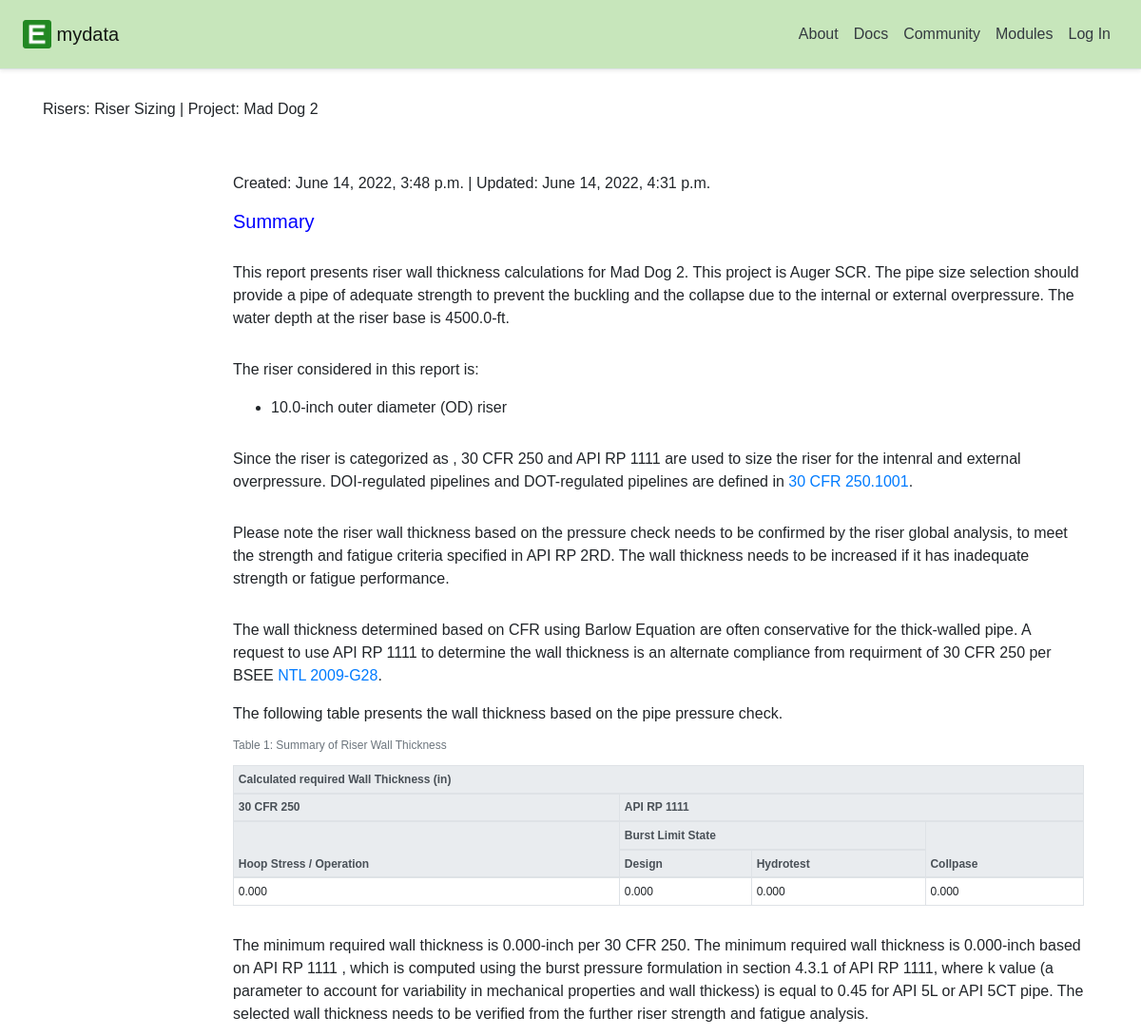
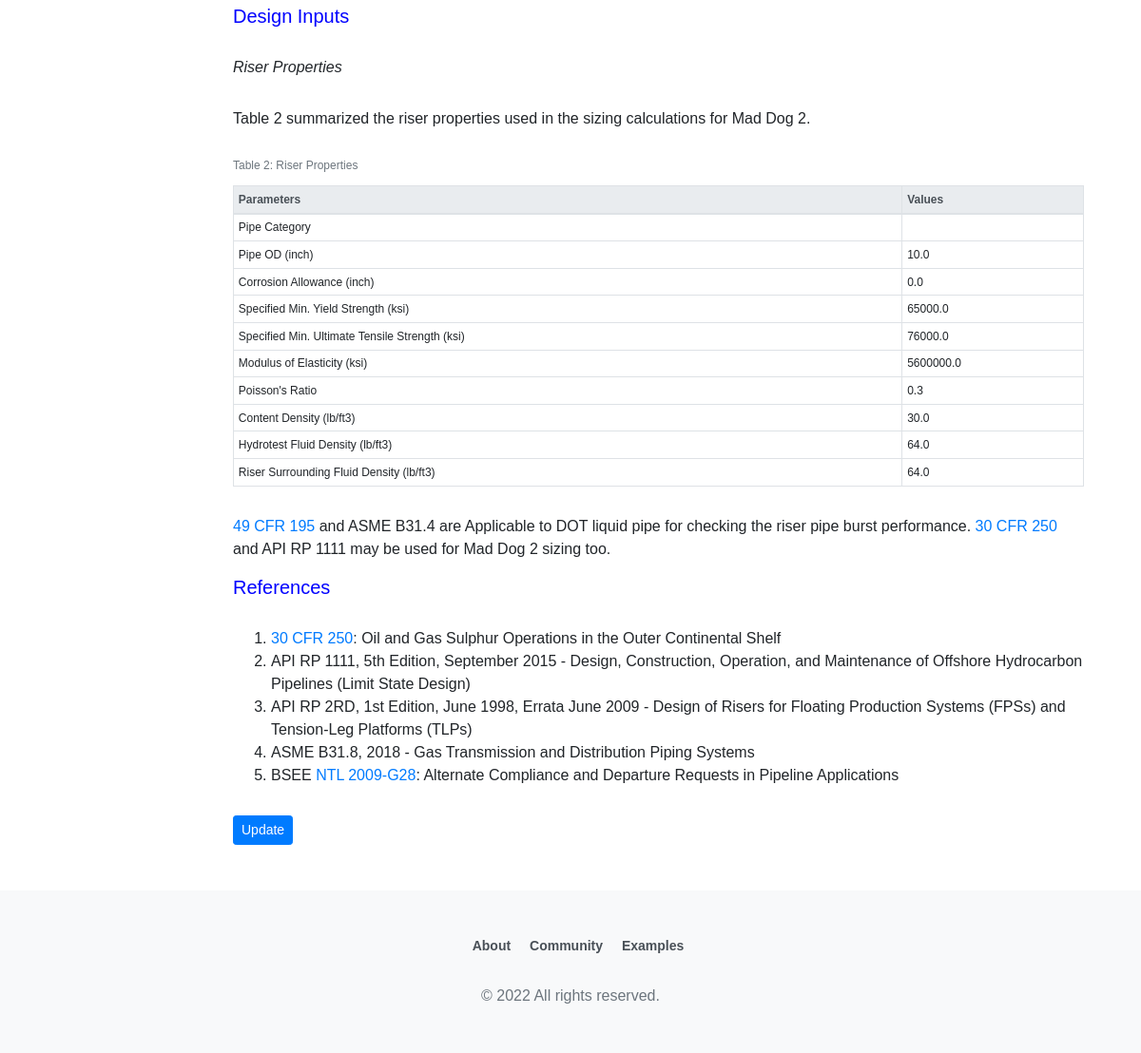
The page /risers/Risersizing/test/1/ on the database its author committed (2 pictures, top to bottom).
### risers/models.py (models this page shows, shortened)
class Risersizing(models.Model):
    pipeCategory = (
        ('','Choose...'),
        ('DOI','DOI oil or gas pipeline'),
        ('DOT_liquid','DOT liquid pipeline'),
        ('DOT_gas','DOT gas pipeline')
    )
    class_name = models.CharField(max_length=200,default='Riser Sizing')
    user = models.ForeignKey(User, related_name="risersizings",
        on_delete=models.CASCADE)
    created_at = models.DateTimeField(auto_now_add=True)
    updated_at = models.DateTimeField(auto_now=True)
    project_name =models.CharField(max_length=200)
    project_description = models.CharField(max_length=200,blank=True)
    pipe_category = models.CharField(max_length=200,choices = pipeCategory)
    pipe_OD = models.FloatField(
        verbose_name='riser outer diameter (in)')
    pipe_WT_corr = models.FloatField(
        verbose_name='riser wall thickness corrosion allowance (in)')
    pipe_base_WD = models.FloatField(
        verbose_name='riser base water dpeth (ft)')
    fluid_density = models.FloatField(
        verbose_name='riser content fluid density during operation (lb/ft3)')
    hydro_density = models.FloatField(
        verbose_name='riser hydrotest fluid density, usually seawater (lb/ft3)',default=64.0)
    outer_density = models.FloatField(
        verbose_name='riser surrounding fluid density, usually seawater (lb/ft3)',default=64.0)
    pressure_refer = models.FloatField(
        verbose_name='pressure at the reference location (psi)',
        help_text="This is the reference pressure used to calculate pressures at other locations.\
        The reference pressure can be shut-in tubing pressure at subsea well,\
        or the pressure at BSDV at the surface. If a value of 0.0 is left in this box,\
        the pressure at the surface and at the riser base should be provided.",default=0.0)
    WD_refer = models.FloatField(
        verbose_name='water depth at the reference location (ft)',default=0.0)
    pressure_surf = models.FloatField(
        verbose_name='riser design pressure at the surface (psi)',
        help_text="If a value of 0.0 is left in this box, the pressure will be repalced\
        by a calculated pressure based on the reference pressure.\
        User can also input a value to overide the calculation value.",default=0.0)
    pressure_base = models.FloatField(
        verbose_name='riser internal design pressure at the riser base (psi)',
        help_text="If a value of 0.0 is left in this box, the pressure will be repalced\
        by a calculated pressure based on the reference pressure.\
        User can also input a value to overide the calculation value.",default=0.0)
    hydro_factor = models.FloatField(
        verbose_name='hydrotest factor or the ratio of hydrotest pressure to design pressure')
    SMYS = models.FloatField(
        verbose_name='riser specified minimum yield strength (SMYS, psi)')
    SMUTS = models.FloatField(
        verbose_name='riser specified minimum ultimate tensile strength (SMUTS, psi)')
    F_E = models.FloatField(
        verbose_name='longitudinal/seam joint factor',default=1.0)
    F_hoop = models.FloatField(
        verbose_name='design factor for hoop stress',
        help_text="Applicable to code 30 CFR 250, API 1111, 49 CFR 195, ASME B31.4. \
        do not change the default value unless project requried.",
        default=0.6)
    F_hoop_gas = models.FloatField(
        verbose_name='design factor for hoop stress (49CFR192, B31.8)',default=0.5)
    F_hydro = models.FloatField(
        verbose_name='design factor for hydrotest presssure (API 1111)',default=0.75)
    k_burst = models.FloatField(
        verbose_name='a parameter to account for mechinical properties',
        help_text="Can be inreased to 0.5 for improved mechanical properties and\
        dimenisons control per API RP 1111 Annex B.",
        default=0.45)
    Tp = models.FloatField(
        verbose_name='riser content temperature, deg F')
    E_YM = models.FloatField(
        verbose_name='riser pipe Young\'s Modulus (psi)')
    PR = models.FloatField(
        verbose_name='Poisson\'s ratio (0.3 for steel)',default=0.3)
    F_c = models.FloatField(
        verbose_name='collapse factor',default=0.7)
    designPressure_base = models.FloatField(default=0.)
    designHydroPre_surf = models.FloatField(default=0.)
    designHydroPre_base = models.FloatField(default=0.)
    F_T = models.FloatField(default=1.0)
    WT_30cfr250_1 = models.FloatField(default=0.)
    WT_30cfr250_2 = models.FloatField(default=0.)
    WT_30cfr250 = models.FloatField(default=0.)
    WT_api1111_design_1 = models.FloatField(default=0.)
    WT_api1111_design_2 = models.FloatField(default=0.)
    WT_api1111_design = models.FloatField(default=0.)
    WT_api1111_hydro_1 = models.FloatField(default=0.)
    WT_api1111_hydro_2 = models.FloatField(default=0.)
    WT_api1111_hydro = models.FloatField(default=0.)
    WT_api1111 = models.FloatField(default=0.)
    WT_49cfr195_1 = models.FloatField(default=0.)
    WT_49cfr195_2 = models.FloatField(default=0.)
    WT_49cfr195 = models.FloatField(default=0.)
    WT_b31p4_1 = models.FloatField(default=0.)
    WT_b31p4_2 = models.FloatField(default=0.)
    WT_b31p4 = models.FloatField(default=0.)
    WT_49cfr192_1 = models.FloatField(default=0.)
    WT_49cfr192_2 = models.FloatField(default=0.)
    WT_49cfr192 = models.FloatField(default=0.)
    WT_b31p8_1 = models.FloatField(default=0.)
    WT_b31p8_2 = models.FloatField(default=0.)
    WT_b31p8 = models.FloatField(default=0.)
    WT_collapse_1 = models.FloatField(default=0.)
    WT_collapse_2 = models.FloatField(default=0.)
    WT_collapse = models.FloatField(default=0.)
    class Meta:
        ordering = ["-updated_at"]
        permissions = [
            ('Risersizing_permit', 'user can access Risersizing'),
        ]

### risers/views.py (the view)
class RisersizingDetailView(generic.DetailView):
    model = models.Risersizing
    template_name = 'risers/Risersizing_detail.html'
    select_related = ("user")
    def get_queryset(self):
        queryset = super().get_queryset()
        return queryset.filter(
            user__username__iexact=self.kwargs.get("username")
        )

### risers/templates/risers/risersizing_detail.html (shortened to what this page needs)
{% extends "risers/riser_base.html" %}
{% load static %}
{% block post_content %}
<p>Risers: Riser Sizing |
   Project: {{ risersizing.project_name }}
</p>
<div class="container my-md-4">
  <div class="row">
    <div class="col-sm-2">
    </div>
    <div class="col-sm-10">
      <p>Created: {{ risersizing.created_at }} | Updated: {{ risersizing.updated_at }}</p>
      <h5>Summary</h5>
      <p>This report presents riser wall thickness calculations for {{ risersizing.project_name }}.
        This project is {{ risersizing.project_description }}. The pipe size selection should provide
        a pipe of adequate strength to prevent the buckling and the collapse due to the internal or external overpressure.
        The water depth at the riser base is {{ risersizing.pipe_base_WD|floatformat:1 }}-ft.
      </p>
      <p>The riser considered in this report is:</p>
      <ul>
        <li>{{ risersizing.pipe_OD }}-inch outer diameter (OD) riser</li>
      </ul>
      <p>
        {% if risersizing.pipe_category == "DOI" %}
          Since the riser is categorized as ,
          30 CFR 250 and API RP 1111 are used to size the riser for the intenral and external overpressure.
        {% elif risersizing.pipe_category == "DOT_liquid" %}
          Since the riser is categorized as
          49 CFR 195, ASME B31.4, 30 CFR 250, and API RP 1111 are used to size the riser for the internal and external overpressure.
        {% elif risersizing.pipe_category == "DOT_gas" %}
          Since the riser is categorized as
          49 CFR 192, ASME B31.8, 30 CFR 250, and API RP 1111 are used to size the riser for the internal and external overpressure.
        {% else %}
          there is no right category found for this riser.
        {% endif %}
        DOI-regulated pipelines and DOT-regulated pipelines are defined in <a href="https://www.law.cornell.edu/cfr/text/30/250.1001">30 CFR 250.1001</a>.
      </p>
      <p>
        Please note the riser wall thickness based on the pressure check needs to be confirmed by the riser global analysis,
        to meet the strength and fatigue criteria specified in API RP 2RD.
        The wall thickness needs to be increased if it has inadequate strength or fatigue performance.
      </p>
      <p>The wall thickness determined based on CFR using Barlow Equation are often conservative for the thick-walled pipe. A request to use API RP 1111 to determine
        the wall thickness is an alternate compliance from requirment of 30 CFR 250 per BSEE <a class=""
        href="https://www.bsee.gov/notices-to-lessees-ntl/notices-to-lessees/ntl-2009-g28-alternate-compliance-and-departure-requests">NTL 2009-G28</a>.
      </p>
      The following table presents the wall thickness based on the pipe pressure check.
      {% if risersizing.pipe_category == "DOI" %}
        <table class="table table-bordered table-sm">
           <caption>Table 1: Summary of Riser Wall Thickness</caption>
          <thead class="thead-light">
            <tr>
              <th colspan="4">Calculated required Wall Thickness (in)</th>
            </tr>
            <tr>
              <th>30 CFR 250</th>
              <th colspan="3">API RP 1111</th>
            </tr>
            <tr>
              <th rowspan="2">Hoop Stress / Operation</th>
              <th colspan="2">Burst Limit State</th>
              <th rowspan="2">Collpase</th>
            </tr>
            <tr>
              <th>Design</th>
              <th>Hydrotest</th>
            </tr>
          </thead>
          <tbody>
            <tr>
              <td>{{ risersizing.WT_30cfr250|floatformat:3 }}</td>
              <td>{{ risersizing.WT_api1111_design|floatformat:3 }}</td>
              <td>{{ risersizing.WT_api1111_hydro|floatformat:3 }}</td>
              <td>{{ risersizing.WT_collapse|floatformat:3 }}</td>
            </tr>
          </tbody>
        </table>
        <p>The minimum required wall thickness is {{ risersizing.WT_30cfr250|floatformat:3 }}-inch per 30 CFR 250.
          The minimum required wall thickness is {{ risersizing.WT_api1111|floatformat:3 }}-inch based on API RP 1111
          {% if risersizing.k_burst == 0.45 %}, which is computed using the burst pressure formulation
          in section 4.3.1 of API RP 1111, where k value (a parameter to account for variability in mechanical properties
          and wall thickess) is equal to 0.45 for API 5L or API 5CT pipe.{% endif %}
          The selected wall thickness needs to be verified from the further riser strength and fatigue analysis.
        </p>
      {% else %}
        there is no right category found for this riser.
      {% endif %}
      <h5>Design Inputs</h5>
      <p><i>Riser Properties</i></p>
      <p>
        Table 2 summarized the riser properties used in the sizing calculations for {{ risersizing.project_name }}.
      </p>
      <table class="table table-bordered table-sm">
         <caption>Table 2: Riser Properties</caption>
        <thead class="thead-light">
          <tr>
            <th>Parameters</th>
            <th>Values</th>
          </tr>
        </thead>
        <tbody>
          <tr>
            <td>Pipe Category</td>
            <td> </td>
          </tr>
          <tr>
            <td>Pipe OD (inch)</td>
            <td>{{ risersizing.pipe_OD }}</td>
          </tr>
          <tr>
            <td>Corrosion Allowance (inch)</td>
            <td>{{ risersizing.pipe_WT_corr }}</td>
          </tr>
          <tr>
            <td>Specified Min. Yield Strength (ksi)</td>
            <td>{{ risersizing.SMYS }}</td>
          </tr>
          <tr>
            <td>Specified Min. Ultimate Tensile Strength (ksi)</td>
            <td>{{ risersizing.SMUTS}}</td>
          </tr>
          <tr>
            <td>Modulus of Elasticity (ksi)</td>
            <td>{{ risersizing.E_YM}}</td>
          </tr>
          <tr>
            <td>Poisson's Ratio</td>
            <td>{{ risersizing.PR }}</td>
          </tr>
          <tr>
            <td>Content Density (lb/ft3)</td>
            <td>{{ risersizing.fluid_density }}</td>
          </tr>
          <tr>
            <td>Hydrotest Fluid Density (lb/ft3)</td>
            <td>{{ risersizing.hydro_density }}</td>
          </tr>
          <tr>
            <td>Riser Surrounding Fluid Density (lb/ft3)</td>
            <td>{{ risersizing.outer_density }}</td>
          </tr>
        </tbody>
      </table>
      <p>
        <a href="https://www.ecfr.gov/current/title-49/subtitle-B/chapter-I/subchapter-D/part-195#p-195.106(a)">49 CFR 195</a> and
        ASME B31.4 are Applicable to DOT liquid pipe for checking the riser pipe burst performance. <a href="https://www.ecfr.gov/current/title-30/chapter-II/subchapter-B/part-250/subpart-J/section-250.1002">30 CFR 250</a>
        and API RP 1111 may be used for {{ risersizing.project_name }} sizing too.
      <h5>References</h5>
      <p>
        <ol>
          <li><a href="https://www.ecfr.gov/current/title-30/chapter-II/subchapter-B/part-250/subpart-J/section-250.1002">30 CFR 250</a>: Oil and Gas Sulphur Operations in the Outer Continental Shelf</li>
          <li>API RP 1111, 5th Edition, September 2015 - Design, Construction, Operation, and Maintenance of Offshore Hydrocarbon Pipelines (Limit State Design)</li>
          <li>API RP 2RD, 1st Edition, June 1998, Errata June 2009 - Design of Risers for Floating Production Systems (FPSs) and Tension-Leg Platforms (TLPs)</li>
          <li>ASME B31.8, 2018 - Gas Transmission and Distribution Piping Systems</li>
          <li>BSEE <a href="https://www.bsee.gov/notices-to-lessees-ntl/notices-to-lessees/ntl-2009-g28-alternate-compliance-and-departure-requests">NTL 2009-G28</a>: Alternate Compliance and Departure Requests in Pipeline Applications</li>
        </ol>
      </p>
      <div class="clearfix">
        <a class="btn btn-primary btn-sm" href="{% url 'risers:Risersizing_edit' username=risersizing.user.username pk=risersizing.pk %}"><span class="fa fa-pencil  float-left">Update</span></a>
      </div>
    </div>
  </div>
</div>
{% endblock %}

### risers/templates/risers/riser_base.html (shortened to what this page needs)
{% extends "_base.html" %}
{% block content %}
<div class="posts-page">
	<div class="container">
		{% block post_content %}{% endblock %}
	</div>
</div>
{% endblock %}

### templates/_base.html (shortened to what this page needs)
{% load static %}
<!DOCTYPE html>
<html lang="en">
<head>
  <link rel="stylesheet" href="https://cdn.jsdelivr.net/npm/bootstrap@4.6.0/dist/css/bootstrap.min.css">
  <link rel="stylesheet" href="{% static 'css/base04.css' %}">
</head>
<body>
  <header>
    <div class="top">
      <nav class="navbar sticky-top navbar-expand-lg navbar-light p-3 px-md-4 mb-3 border-bottom shadow-sm">
        <a class="navbar-brand" href="{% url 'home' %}">
           <img src="{% static 'images/favicon_io/favicon-32x32.png' %}" width="30" height="30" class="d-inline-block align-top" alt="">
           mydata</a>
        <div class="collapse navbar-collapse" id="navbarSupportedContent">
          <ul class="navbar-nav ml-auto">
            <li class="nav-item">
              <a class="nav-link text-dark" href="{% url 'about' %}">About</a>
            </li>
            <li class="nav-item">
              <a class="nav-link text-dark" href="{% url 'docs:docs_intro' %}">Docs</a>
            </li>
            <li class="nav-item">
              <a class="nav-link text-dark" href="#">Community</a>
            </li>
            <li class="nav-item">
              <a class="nav-link text-dark" href="{% url 'risers:Risersizing_create' %}">Modules</a>
            </li>
            {% if user.is_authenticated %}
            <li class="nav-item">
              <a class="nav-link text-dark" href="{% url 'myaccount' %}">My Account</a>
            </li>
            {% else %}
            <li class="nav-item">
              <a class="nav-link text-dark" href="{% url 'account_login' %}">Log In</a>
            </li>
            {% endif %}
          </ul>
        </div>
      </nav>
    </div>
  </header>
  <div class="container-fluid px-0">
    {% block content %}
    {% endblock content %}
  </div>
<footer class="bd-footer p-3 p-md-5 mt-5 text-center text-muted bg-light">
<div class="container">
  <ul class="bd-footer-links">
    <li><a href="#">About</a></li>
    <li><a href="#">Community</a></li>
    <li><a href="#">Examples</a></li>
  </ul>
  <p class="mb-0">&#169 2022 All rights reserved.</p>
</div>
</footer>
</body>
</html>

### rows shown on the page
Risersizing: project_name "Mad Dog 2", created_at "June 14, 2022, 3:48 p.m.", updated_at "June 14, 2022, 4:31 p.m.", project_description "Auger SCR", pipe_base_WD "4500.0", pipe_OD "10.0", WT_30cfr250 "0.000", WT_api1111_design "0.000", WT_api1111_hydro "0.000", WT_collapse "0.000", WT_api1111 "0.000", pipe_WT_corr "0.0", SMYS "65000.0", SMUTS "76000.0", E_YM "5600000.0", PR "0.3", fluid_density "30.0", hydro_density "64.0", outer_density "64.0"
